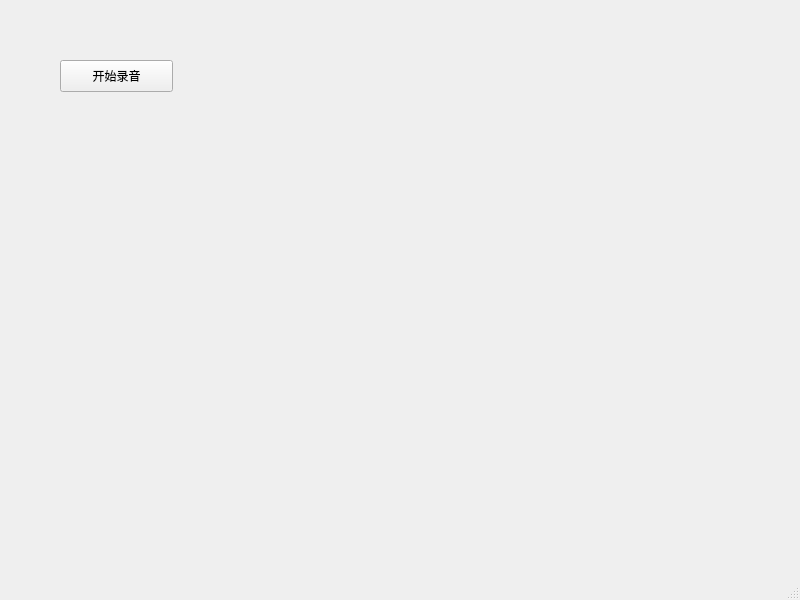
<?xml version="1.0" encoding="UTF-8"?>
<ui version="4.0">
 <class>MainWindow</class>
 <widget class="QMainWindow" name="MainWindow">
  <property name="geometry">
   <rect>
    <x>0</x>
    <y>0</y>
    <width>800</width>
    <height>600</height>
   </rect>
  </property>
  <property name="windowTitle">
   <string>MainWindow</string>
  </property>
  <widget class="QWidget" name="centralwidget">
   <widget class="QPushButton" name="audioButton">
    <property name="geometry">
     <rect>
      <x>60</x>
      <y>60</y>
      <width>113</width>
      <height>32</height>
     </rect>
    </property>
    <property name="text">
     <string>开始录音</string>
    </property>
   </widget>
  </widget>
  <widget class="QMenuBar" name="menubar">
   <property name="geometry">
    <rect>
     <x>0</x>
     <y>0</y>
     <width>800</width>
     <height>24</height>
    </rect>
   </property>
  </widget>
  <widget class="QStatusBar" name="statusbar"/>
 </widget>
 <resources/>
 <connections/>
</ui>
